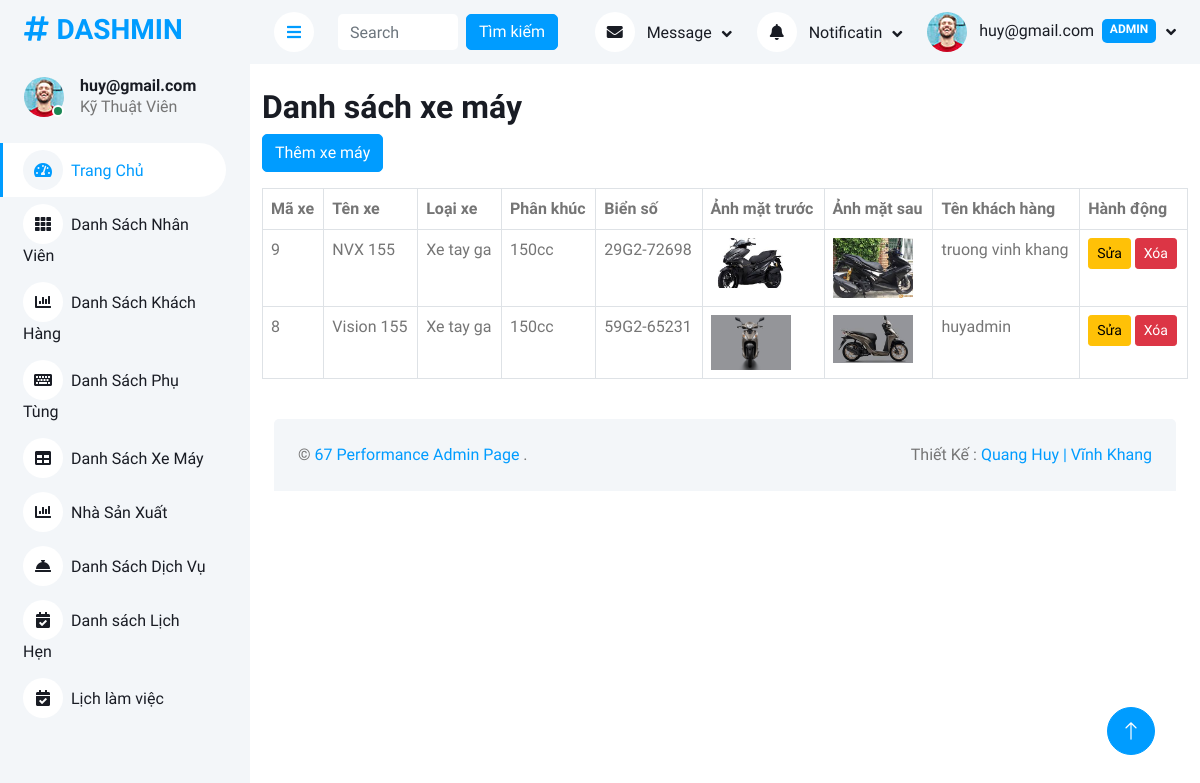
/Admin/table.php (signed in), run on the app's committed database.
### tables this page shows
CREATE TABLE `xemay` (
  `MaXE` int(11) NOT NULL,
  `TenXe` varchar(255) DEFAULT NULL,
  `LoaiXe` varchar(255) DEFAULT NULL,
  `PhanKhuc` varchar(255) DEFAULT NULL,
  `BienSoXe` varchar(255) DEFAULT NULL,
  `HinhAnhMatTruocXe` varchar(255) DEFAULT NULL,
  `HinhAnhMatSauXe` varchar(255) DEFAULT NULL,
  `hoadon_MaHD` int(11) DEFAULT NULL,
  `khachhang_MaKH` int(11) DEFAULT NULL
);

CREATE TABLE `khachhang` (
  `MaKH` int(11) NOT NULL,
  `TenKH` varchar(100) DEFAULT NULL,
  `Email` varchar(30) DEFAULT NULL,
  `MatKhau` varchar(255) DEFAULT NULL,
  `DiaChi` text DEFAULT NULL,
  `SDT` varchar(10) DEFAULT NULL,
  `TrangThai` enum('hoat_dong','bi_khoa') DEFAULT NULL,
  `Reset_token` text DEFAULT NULL,
  `admin_AdminID` int(11) DEFAULT NULL
);

### Admin/controllers/XeMayController.php (called while the page is built, shortened)
<?php
require_once __DIR__ . '/../models/XeMayModel.php';
require_once __DIR__ . '/../db.php';
class XeMayController
{
    private $model;
    public function __construct()
    {
        $this->model = new XeMayModel(connectDB());
    }
    public function index()
    {
        $xemays = $this->model->getAll();
        include __DIR__ . '/../views/xemay/danhsach.php';
    }
}

### Admin/db.php (called while the page is built)
<?php
function connectDB()
{
    $host = 'localhost';
    $dbname = 'quanlybaoduongxe';
    $username = 'root';
    $password = '';
    try {
        $pdo = new PDO("mysql:host=$host;dbname=$dbname;charset=utf8mb4", $username, $password);
        $pdo->setAttribute(PDO::ATTR_ERRMODE, PDO::ERRMODE_EXCEPTION);
        return $pdo;
    } catch (PDOException $e) {
        die("Kết nối thất bại: " . $e->getMessage());
    }
}
?>

### Admin/models/XeMayModel.php (called while the page is built, shortened)
<?php
class XeMayModel
{
    private $conn;
    public function __construct($conn)
    {
        $this->conn = $conn;
    }
    public function getAll()
    {
        $sql = "SELECT xm.*, kh.TenKH
                FROM xemay xm
                LEFT JOIN khachhang kh ON xm.khachhang_MaKH = kh.MaKH
                ORDER BY xm.MaXE DESC";
        $stmt = $this->conn->query($sql);
        return $stmt->fetchAll(PDO::FETCH_ASSOC);
    }
}

### Admin/views/xemay/danhsach.php (the view, shortened to what this page needs)
<div class="container mt-4">
    <h2>Danh sách xe máy</h2>
    <?php
        $defaultImg = "uploads/noimage.png";
        $baseImgPath = "/QuanLyBaoDuongXe/User/";
    ?>
    <a href="table.php?controller=xemay&action=them" class="btn btn-primary mb-3">Thêm xe máy</a>
    <table class="table table-bordered">
        <thead>
            <tr>
                <th>Mã xe</th>
                <th>Tên xe</th>
                <th>Loại xe</th>
                <th>Phân khúc</th>
                <th>Biển số</th>
                <th>Ảnh mặt trước</th>
                <th>Ảnh mặt sau</th>
                <th>Tên khách hàng</th>
                <th>Hành động</th>
            </tr>
        </thead>
        <tbody>
            <?php foreach ($xemays as $xe): ?>
            <tr>
                <td><?= $xe['MaXE'] ?></td>
                <td><?= htmlspecialchars($xe['TenXe']) ?></td>
                <td><?= htmlspecialchars($xe['LoaiXe']) ?></td>
                <td><?= htmlspecialchars($xe['PhanKhuc']) ?></td>
                <td><?= htmlspecialchars($xe['BienSoXe']) ?></td>
                <td>
                    <?php
                        $imgTruoc = $xe['HinhAnhMatTruocXe'];
                        $srcTruoc = (!empty($imgTruoc)) ? $baseImgPath . $imgTruoc : $baseImgPath . $defaultImg;
                        echo '<img src="' . htmlspecialchars($srcTruoc) . '" style="max-width:80px;">';
                    ?>
                </td>
                <td>
                    <?php
                        $imgSau = $xe['HinhAnhMatSauXe'];
                        $srcSau = (!empty($imgSau)) ? $baseImgPath . $imgSau : $baseImgPath . $defaultImg;
                        echo '<img src="' . htmlspecialchars($srcSau) . '" style="max-width:80px;">';
                    ?>
                </td>
                <td><?= htmlspecialchars($xe['TenKH']) ?></td>
                <td>
                    <a href="table.php?controller=xemay&action=sua&MaXE=<?= $xe['MaXE'] ?>" class="btn btn-warning btn-sm">Sửa</a>
                    <a href="table.php?controller=xemay&action=xoa&MaXE=<?= $xe['MaXE'] ?>"
                       class="btn btn-danger btn-sm"
                       onclick="return confirm('Bạn có chắc muốn xóa xe này?');">Xóa</a>
                </td>
            </tr>
            <?php endforeach; ?>
        </tbody>
    </table>
</div>

### Admin/css/style.css (style rules this page uses)
:root { --primary: #009CFF; --light: #F3F6F9; --dark: #191C24; }
.btn { transition: .5s; }
.btn.btn-primary { color: #FFFFFF; }

### data on the page
xemay: MaXE "9", TenXe "NVX 155", LoaiXe "Xe tay ga", PhanKhuc "150cc", BienSoXe "29G2-72698", HinhAnhMatTruocXe (picture), HinhAnhMatSauXe (picture), khachhang.TenKH "truong vinh khang"
xemay: MaXE "8", TenXe "Vision 155", LoaiXe "Xe tay ga", PhanKhuc "150cc", BienSoXe "59G2-65231", HinhAnhMatTruocXe (picture), HinhAnhMatSauXe (picture), khachhang.TenKH "huyadmin"

### other printed values
$displayName "huy@gmail.com"
$roleLabel "Kỹ Thuật Viên"
